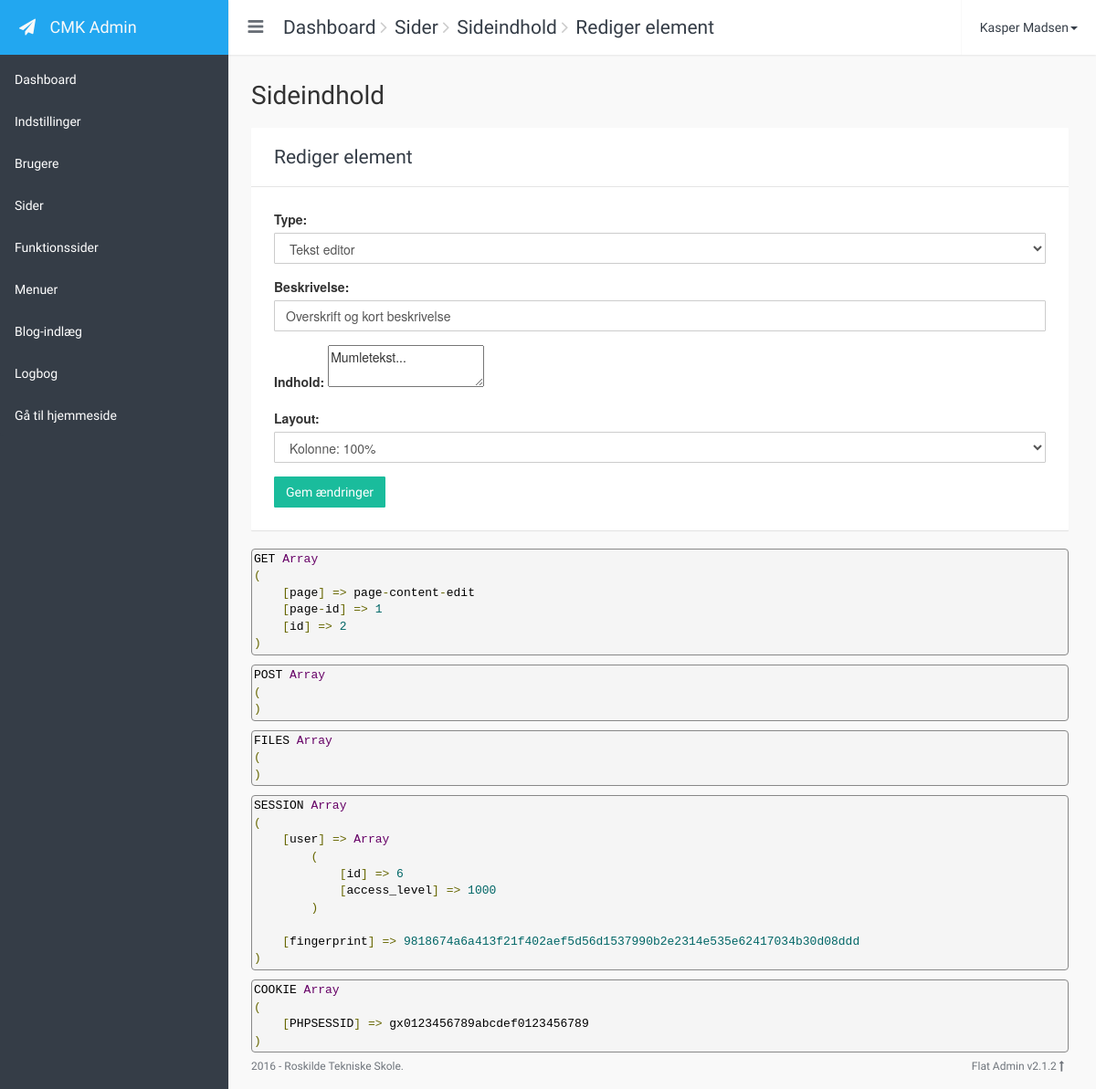
/cmk-cms/index.php?page=page-content-edit&page-id=1&id=2 (signed in), run on an earlier commit of the app's database.
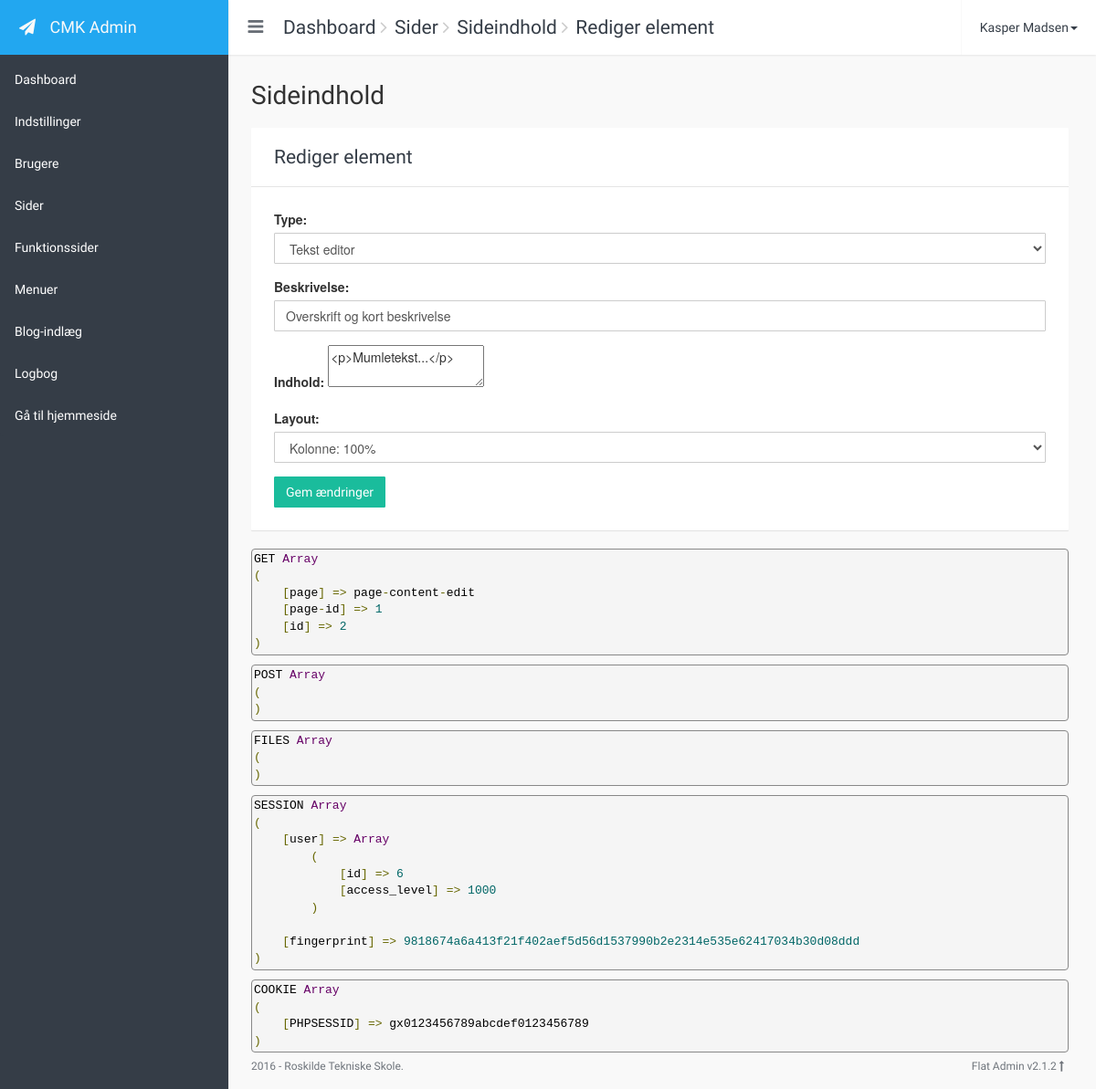
And on a later commit of the database.
### tables this page shows
CREATE TABLE `page_content` (
  `page_content_id` mediumint(8) UNSIGNED NOT NULL,
  `page_content_order` tinyint(3) UNSIGNED NOT NULL,
  `page_content_type` tinyint(1) UNSIGNED NOT NULL DEFAULT '1' COMMENT '1=Text editor, 2=Page function',
  `page_content_description` varchar(255) DEFAULT NULL,
  `page_content` text,
  `fk_page_function_id` tinyint(3) UNSIGNED DEFAULT NULL,
  `fk_page_layout_id` tinyint(3) UNSIGNED NOT NULL,
  `fk_page_id` mediumint(8) UNSIGNED NOT NULL
);

### cmk-cms/config.php (called while the page is built, shortened)
<?php
$include_path	= 'includes/';
require $include_path . 'functions.php';
$buttons =
[
	'save'		=> 'btn btn-success',
	'create'	=> 'btn btn-success',
	'edit'		=> 'btn btn-warning btn-xs',
	'delete'	=> 'btn btn-danger btn-xs',
	'primary'	=> 'btn btn-primary',
	'default'	=> 'btn btn-default'
];

### cmk-cms/includes/form-page-content.php (the view, shortened to what this page needs)
<div class="form-group">
	<label for="content_type"><?php echo TYPE ?>:</label>
	<select class="form-control" name="content_type" id="content_type">
		<option value="1"<?php if ($content_type == 1) { echo ' selected'; } ?>><?php echo EDITOR ?></option>
	</select>
</div>
<div id="1"<?php if ($content_type == 2) { echo ' style="display: none"'; } ?>>
	<div class="form-group">
		<label for="description"><?php echo DESCRIPTION ?>:</label>
		<input type="text" name="description" id="description" class="form-control" <?php if ($content_type == 1) { echo 'required'; } ?> maxlength="255" value="<?php echo $description_tmp ?>">
	</div>
	<div class="form-group">
		<label for="content"><?php echo CONTENT ?>:</label>
		<textarea name="content" id="content"><?php echo $content_tmp ?></textarea>
	</div>
</div>
<div class="form-group">
	<label for="layout"><?php echo LAYOUT ?>:</label>
	<select class="form-control" name="layout" id="layout">
		<?php
		$query =
			"SELECT
				page_layout_id, page_layout_description
			FROM
				page_layouts
			ORDER BY
				page_layout_description";
		$result = $mysqli->query($query);
		while( $row = $result->fetch_object() )
		{
			$selected = $layout == $row->page_layout_id ? ' selected' : '';
			echo '<option value="' . $row->page_layout_id . '"' . $selected . '>' . COLUMN . ': ' . $row->page_layout_description . '</option>';
		}
		?>
	</select>
</div>
<button type="submit" class="<?php echo $buttons['save'] ?>" name="save_item">
	<?php echo $icons['save'] . ' ' .SAVE_CHANGES ?>
</button>

What changed in the data, as far as the page shows it:
changed page_content "Tekst editor": content "Mumletekst..." → "<p>Mumletekst...</p>"
